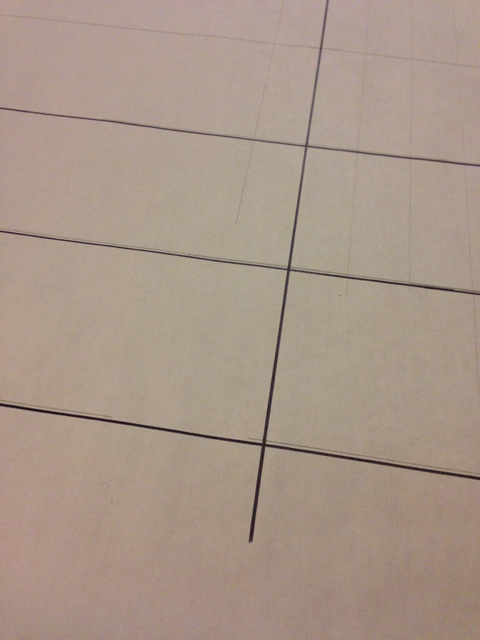
#> input picture HelloPython/racelines1.jpg, 480 x 640 px
$ python opencv_example3.py   (Python 2 division)   (older library calls are emulated)
#> lines starting #> are read from the running program, lines starting #| are printed output that depends on the picture
#!/usr/bin/env python

# display result.
import ptvsd
import platform

import numpy as np
import cv2
from matplotlib import pyplot as plt

# display result.
ptvsd.enable_attach(secret = 'ptvsd')
#> (this line was passed over: ptvsd is not available in this run)
os = platform.system()
print 'Waiting for attach...'
if os != 'Windows':
    ptvsd.wait_for_attach()
#> (this line was passed over: ptvsd is not available in this run)


img = cv2.imread('racelines1.jpg',0)
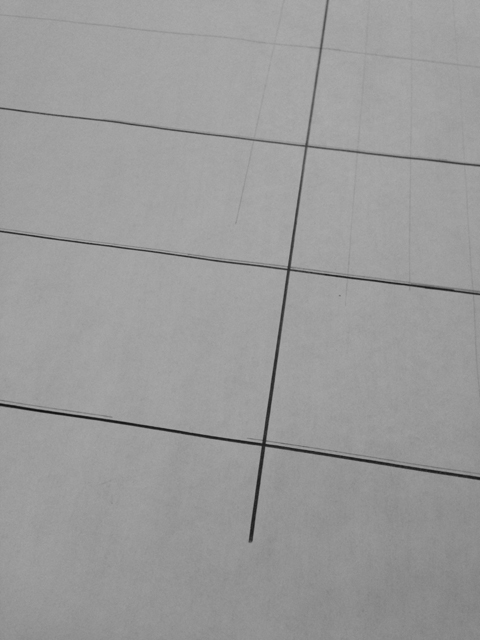
#> img: shape (640, 480); min 11, max 173, mean 154.9

# Initiate FAST object with default values
fast = cv2.FastFeatureDetector()

# find and draw the keypoints with FAST algorithm
kp = fast.detect(img,None)
#> kp = 273 keypoints; strongest (x, y, size): (261, 441, 7), (266, 442, 7), (260, 447, 7), (266, 447, 7)
img2 = cv2.drawKeypoints(img, kp, color=(255,0,0))
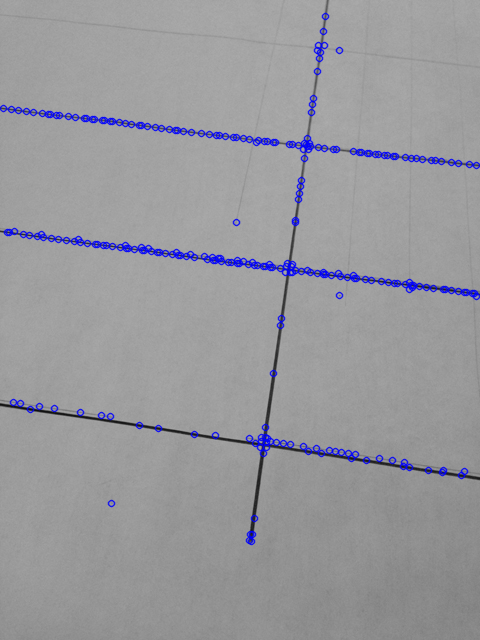
#> img2: shape (640, 480, 3); mean of channels 0, 1, 2 157.1, 152.6, 152.6; drawn as B, G, R

# Print all default params
#> (the run stopped early here; a loop or call above may not have finished)
